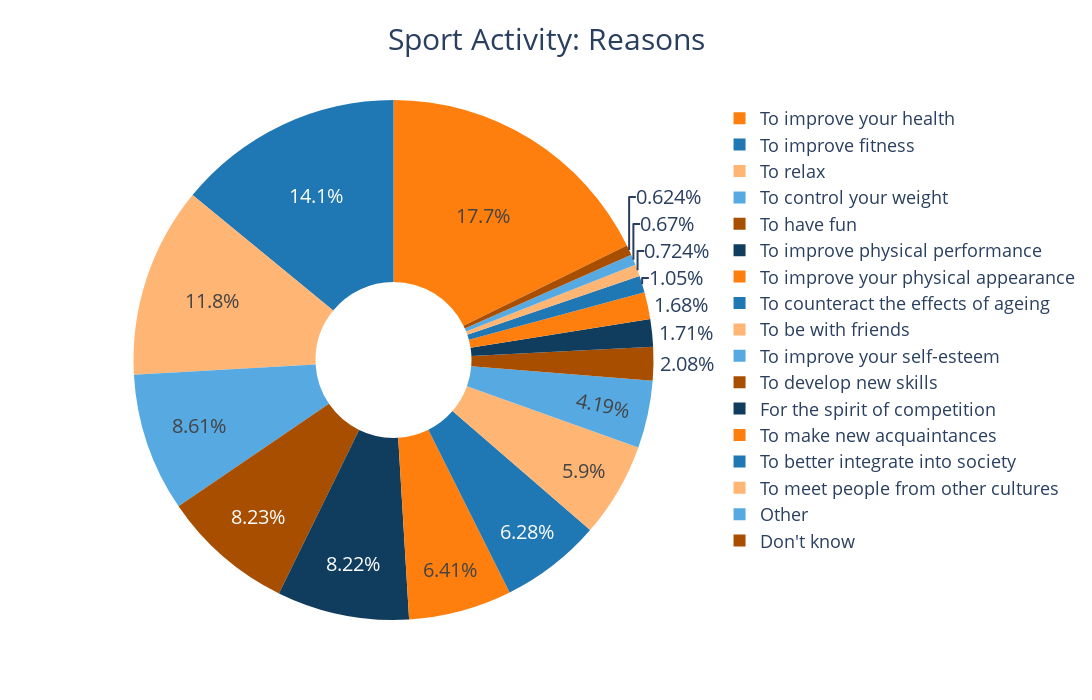

The cell this chart's notebook holds for it:
### Code cell
fig = px.pie(sport_activity_reason.stack().value_counts(), names=sport_activity_reason.stack().value_counts().index, values=sport_activity_reason.stack().value_counts(), title='Sport Activity Reasons',hole=0.3,labels={'value':'Count'},color_discrete_sequence=['#ff7f0e', '#1f77b4'],width=1100,height=700)
fig.update_layout(yaxis_title="Percentage",title_text="Sport Activity: Reasons",title_x=0.5,title_font_size=30,legend={'font': {'size': 18}},font=dict(size=18))
fig.update_traces(
    textfont={'size': 20},  # Inside text font size
    hovertemplate='<b>%{label}</b>: %{value}<br>(%{percent})',  # Customize hover info
)
fig.show()

### Figure 1 — Plotly figure (JSON) as saved in the notebook; plotly's stock layout.template omitted (floating-point values rounded to 4 significant figures)
{"data": [{"domain": {"x": [0, 1], "y": [0, 1]}, "hole": 0.3, "hovertemplate": "<b>%{label}</b>: %{value}<br>(%{percent})", "labels": ["To improve your health", "To improve fitness", "To relax", "To control your weight", "To have fun", "To improve physical performance", "To improve your physical appearance", "To counteract the effects of ageing", "To be with friends", "To improve your self-esteem", "To develop new skills", "For the spirit of competition", "To make new acquaintances", "To better integrate into society", "To meet people from other cultures", "Other", "Don't know"], "legendgroup": "", "name": "", "showlegend": true, "textfont": {"size": 20}, "type": "pie", "values": [11203, 8880, 7474, 5437, 5199, 5189, 4050, 3965, 3723, 2644, 1312, 1080, 1060, 660, 457, 423, 394]}], "layout": {"font": {"size": 18}, "height": 700, "legend": {"font": {"size": 18}, "tracegroupgap": 0}, "piecolorway": ["#ff7f0e", "#1f77b4"], "title": {"font": {"size": 30}, "text": "Sport Activity: Reasons", "x": 0.5}, "width": 1100, "yaxis": {"title": {"text": "Percentage"}}}}
